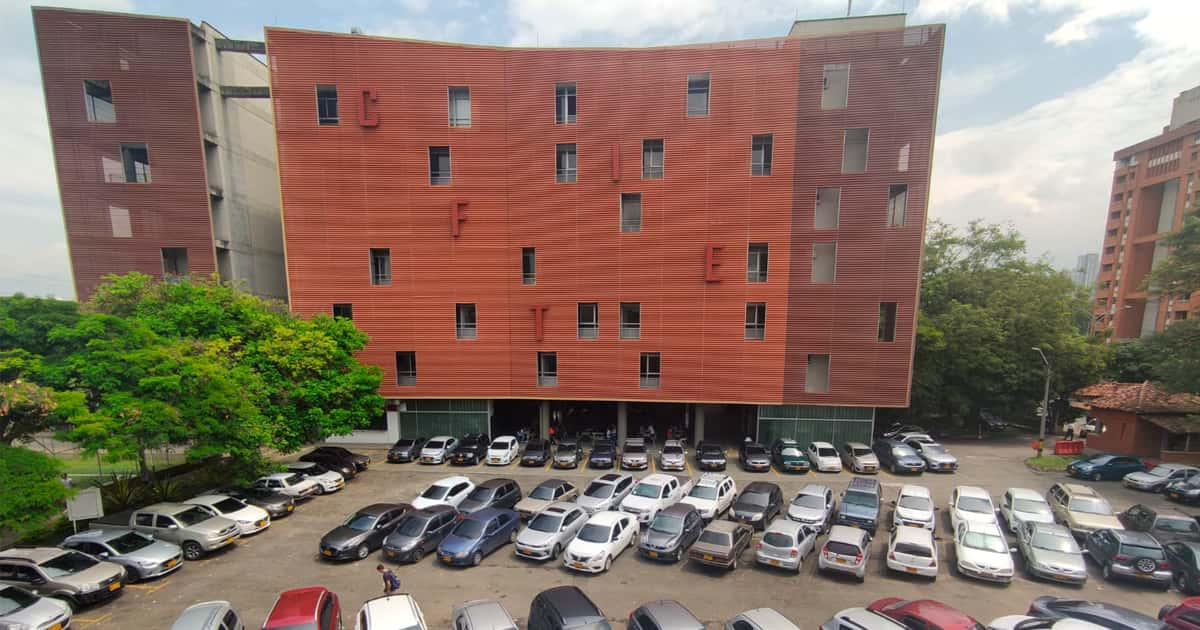
#> input picture Practica1/Reto Colores/pico-y-placa-2022.jpg, 1200 x 630 px, given in place of the camera
$ python Seguidor_figura_VS.py
#> lines starting #> are read from the running program, lines starting #| are printed output that depends on the picture; after the words box and inside, x2 and y2 are one past the last pixel; in counts of white or black regions, pixels touching at a corner belong together
#detector de objetos
#importar librerias
import cv2
import numpy as np
import matplotlib.pyplot as plt

#captura de video
cap = cv2.VideoCapture(0)

while True:
    #leer el video
    ret, frame = cap.read()
#> frame is the input picture: shape (630, 1200, 3); mean B, G, R 101, 113.6, 132.5
    frame = cv2.flip(frame, 1)
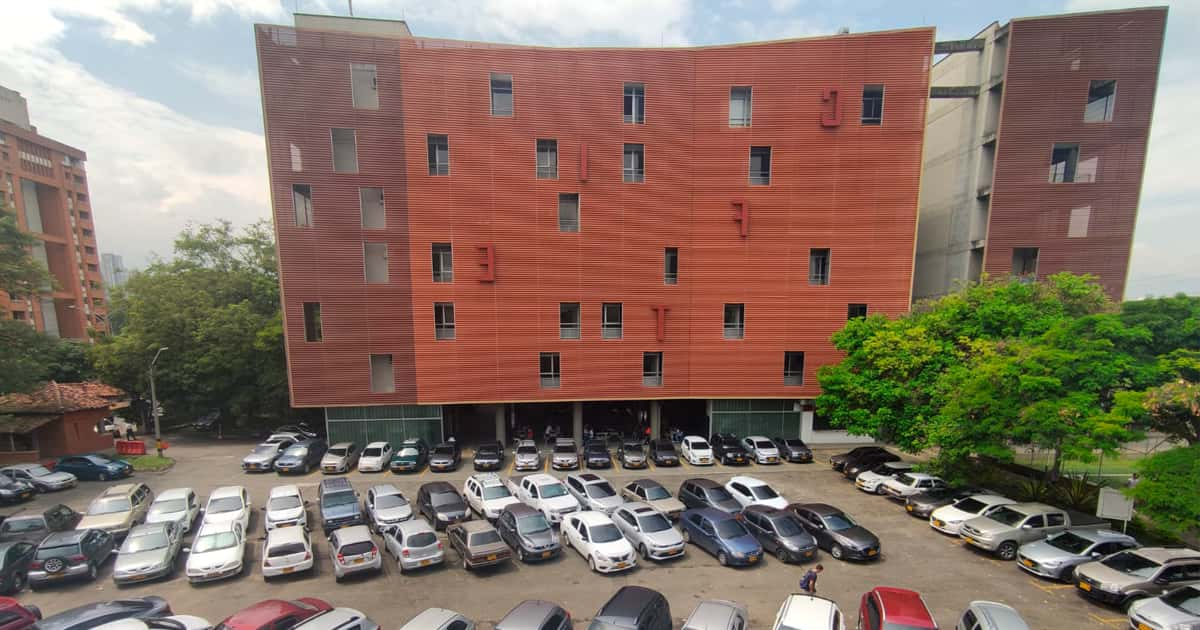
#> frame: shape (630, 1200, 3); mean B, G, R 101, 113.6, 132.5
    #convertir el video en escala de grises
    gray = cv2.cvtColor(frame, cv2.COLOR_BGR2GRAY)
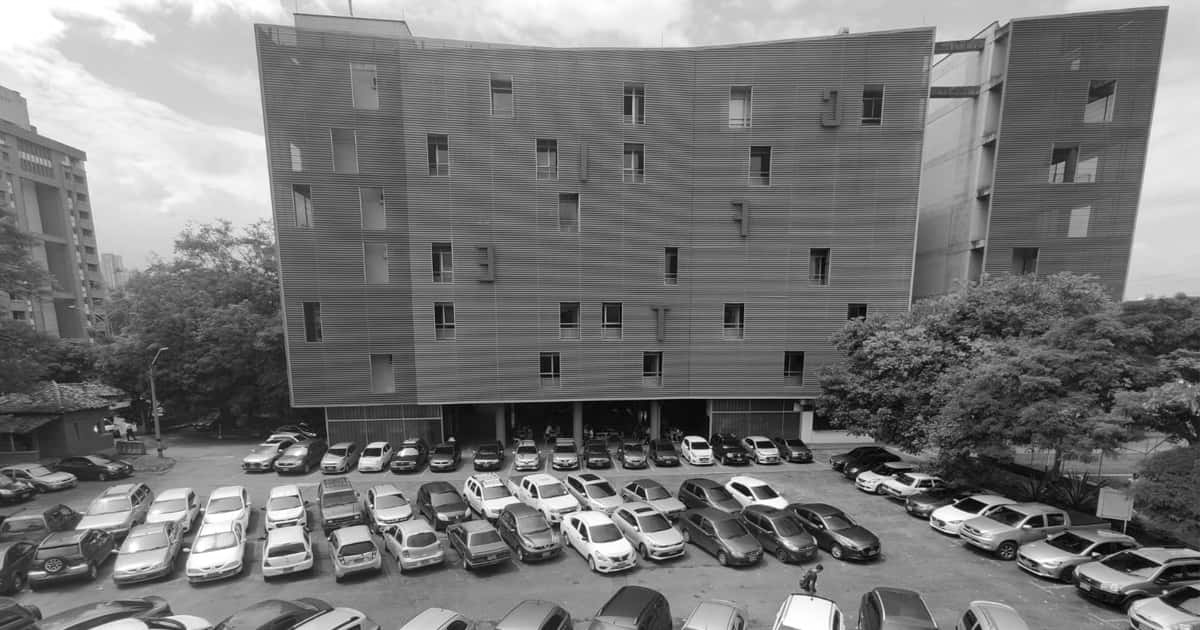
#> gray: shape (630, 1200); min 0, max 255, mean 117.8

    #aplicar filtro gaussiano
    gray = cv2.GaussianBlur(gray, (9, 9), 0)

    #aplicar morphología
    gray = cv2.morphologyEx(gray, cv2.MORPH_OPEN, np.ones((3, 3), np.uint8))


    #deteccion de objetos con canny
    canny = cv2.Canny(gray, 100, 200)
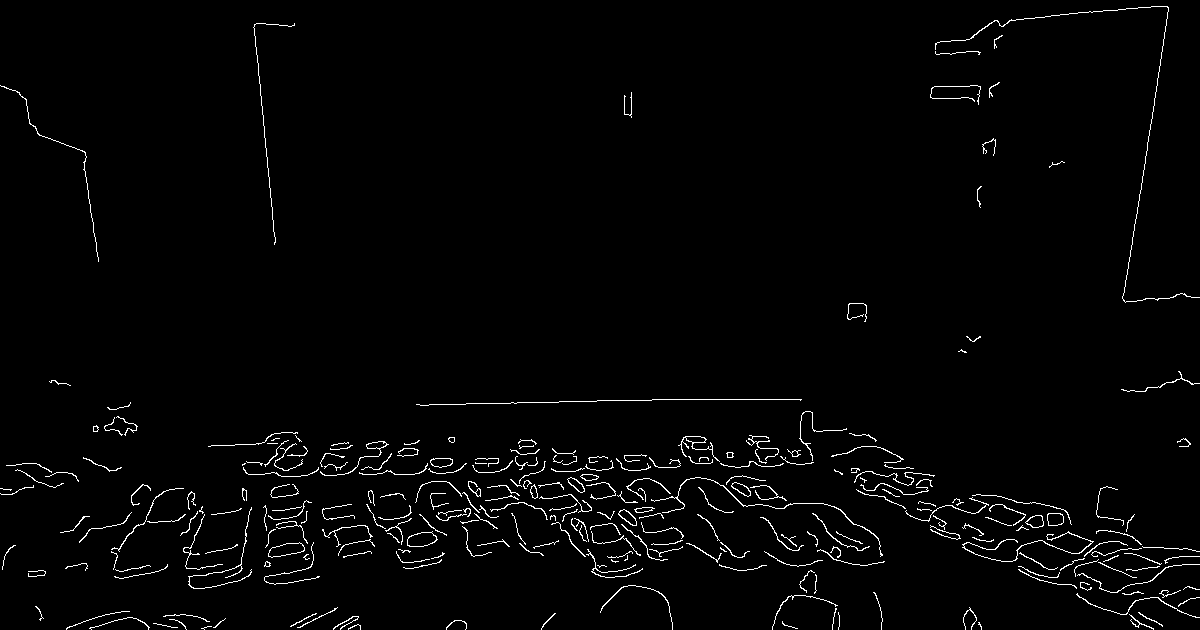
#> canny: shape (630, 1200); 2% white in thin lines or dots

    #separacion de objetos
    (contours, _) = cv2.findContours(canny, cv2.RETR_TREE, cv2.CHAIN_APPROX_SIMPLE)
#> contours = 287 contours, 233 with area under 20; largest, box (x1, y1, x2, y2) and area: (268, 542, 305, 558) 338, (268, 542, 305, 558) 334, (407, 531, 438, 547) 326, (407, 532, 437, 547) 314, (1047, 513, 1064, 526) 176

    #dibujar contornos
    for contour in contours:
        (x, y, w, h) = cv2.boundingRect(contour)
        cv2.rectangle(frame, (x, y), (x+w, y+h), (0, 255, 0), 2)
#> this loop made 287 passes
#> (x, y, w, h) on passes 1 to 3: (201, 626, 11, 4), (348, 624, 13, 6), (153, 623, 25, 5)
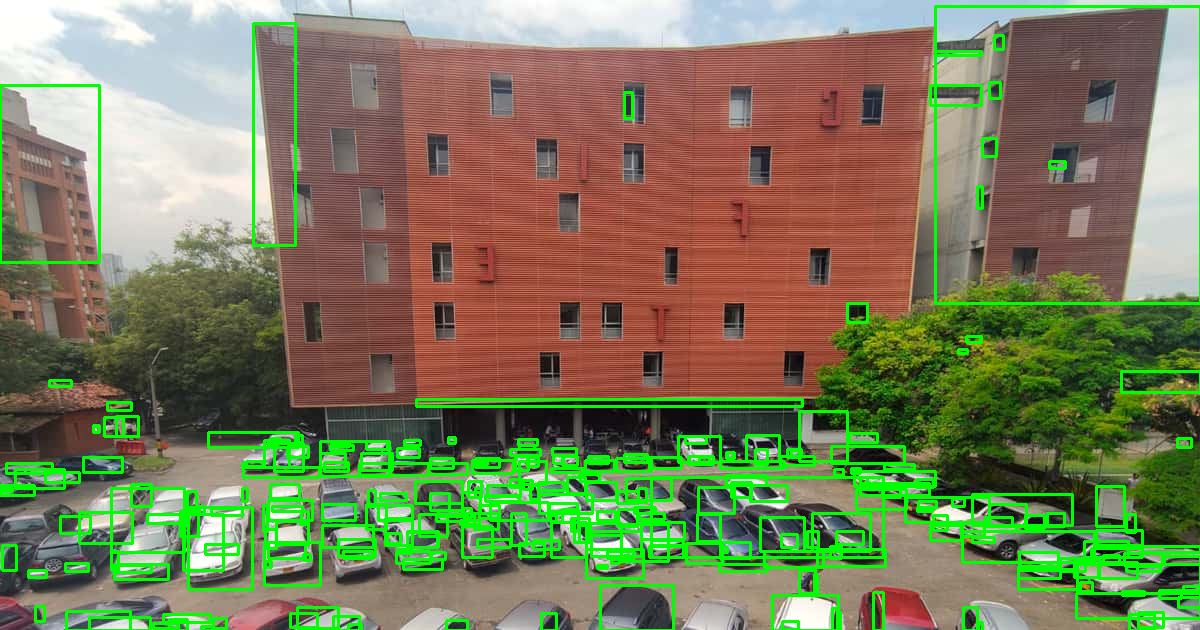
#> frame: shape (630, 1200, 3); 8.84% of pixels changed, all inside (x1, y1, x2, y2) = (0, 5, 1200, 630)

    #mostrar el video con canny y contornos en imagen original
    # acomodando las imagenes en una cuadricula de 3x2

    # Crear una figura con 6 subplots en una cuadrícula de 3x2
    fig, axs = plt.subplots(3, 2, figsize=(15, 15))
    # Definir y mostrar cada imagen frame, canny y gray en un subplot diferente
    axs[0, 0].imshow(frame)
    axs[0, 0].axis('off')  # Opcional: oculta los ejes
    axs[0, 1].imshow(canny)
    axs[0, 1].axis('off')  # Opcional: oculta los ejes
    axs[1, 0].imshow(gray)
    axs[1, 0].axis('off')  # Opcional: oculta los ejes
    axs[1, 1].axis('off')  # Opcional: oculta los ejes
    axs[2, 0].axis('off')  # Opcional: oculta los ejes
    axs[2, 1].axis('off')  # Opcional: oculta los ejes


    cv2.imshow('frame', frame)
    cv2.imshow('canny', canny)
    cv2.imshow('gray', gray)


    if cv2.waitKey(1) == ord('q'):
#> (key q is pressed here)
        break

cap.release()
cv2.destroyAllWindows()
#> figure, not shown here; B, G, R data is drawn as R, G, B
